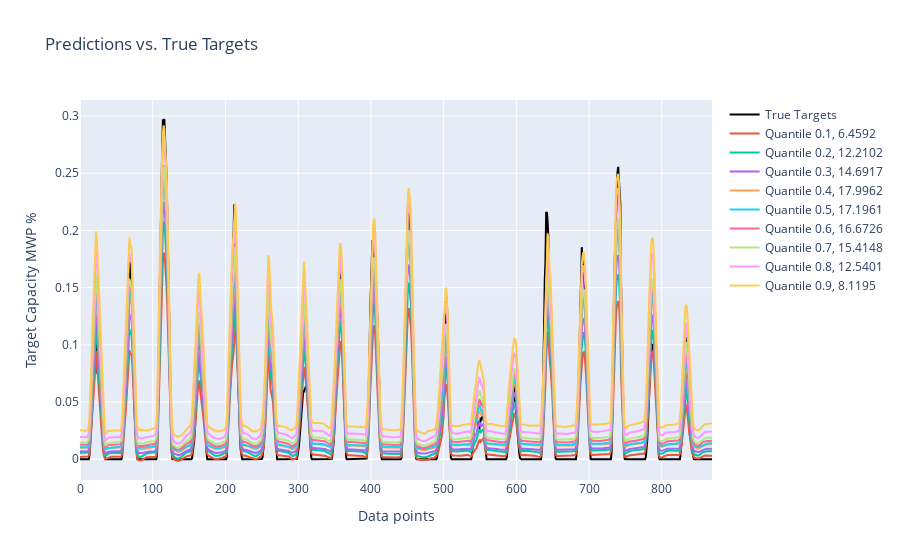

The notebook cell this image was saved under:
### Code cell
import plotly.graph_objects as go

# Plot the predictions vs. true targets with Plotly
y_test_numpy = y_api
loss_all_quantiles = []

fig = go.Figure()
fig.add_trace(go.Scatter(y=y_test_numpy.flatten(), mode='lines', name='True Targets', marker=dict(color='black')))
for i in range(0, 9):
    y_pred = predictions[:, i]
    loss_q = mean_pinball_loss(y_test_numpy, y_pred, alpha= 0.1*(i+1)) * 2281.8743117295026
    fig.add_trace(go.Scatter(y=y_pred, mode='lines', name=f'Quantile 0.{i+1}, {loss_q:.4f}'))
    loss_all_quantiles.append(loss_q)

fig.update_layout(title='Predictions vs. True Targets',
                  xaxis_title='Data points',
                  yaxis_title='Target Capacity MWP %')

fig.show()
print((sum(loss_all_quantiles)/9).round(3))

### Figure 1 — Plotly figure (JSON) as saved in the notebook; plotly's stock layout.template omitted (floating-point values rounded to 4 significant figures; data arrays with more than 128 entries replaced by an {"elided": "..."} marker saying what was removed)
{"data": [{"marker": {"color": "black"}, "mode": "lines", "name": "True Targets", "type": "scatter", "y": {"elided": "870 float values"}}, {"mode": "lines", "name": "Quantile 0.1, 6.4592", "type": "scatter", "y": {"elided": "870 float values"}}, {"mode": "lines", "name": "Quantile 0.2, 12.2102", "type": "scatter", "y": {"elided": "870 float values"}}, {"mode": "lines", "name": "Quantile 0.3, 14.6917", "type": "scatter", "y": {"elided": "870 float values"}}, {"mode": "lines", "name": "Quantile 0.4, 17.9962", "type": "scatter", "y": {"elided": "870 float values"}}, {"mode": "lines", "name": "Quantile 0.5, 17.1961", "type": "scatter", "y": {"elided": "870 float values"}}, {"mode": "lines", "name": "Quantile 0.6, 16.6726", "type": "scatter", "y": {"elided": "870 float values"}}, {"mode": "lines", "name": "Quantile 0.7, 15.4148", "type": "scatter", "y": {"elided": "870 float values"}}, {"mode": "lines", "name": "Quantile 0.8, 12.5401", "type": "scatter", "y": {"elided": "870 float values"}}, {"mode": "lines", "name": "Quantile 0.9, 8.1195", "type": "scatter", "y": {"elided": "870 float values"}}], "layout": {"title": {"text": "Predictions vs. True Targets"}, "xaxis": {"title": {"text": "Data points"}}, "yaxis": {"title": {"text": "Target Capacity MWP %"}}}}
